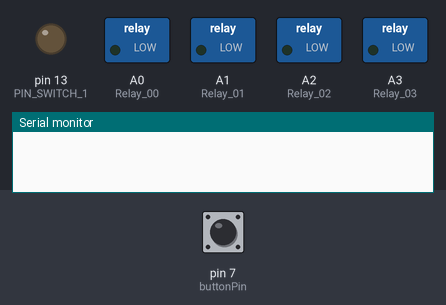
This sketch was run on a simulated Arduino Uno, built with avr-gcc and run on an emulated ATmega328P. Shown: switched loads named in the sketch (green lamp = pin HIGH), output pins drawn as LEDs (lit = HIGH), the last lines printed to the serial monitor. Inputs (shaded band) come from the test bench; at power-on: pin 7 (buttonPin) HIGH. EEPROM starts erased; the RemoteXY app is connected.

Above: at 1.3 s.
1.4 s: pin 7 (buttonPin) pulled LOW for 0.15 s
At 1.47 s:
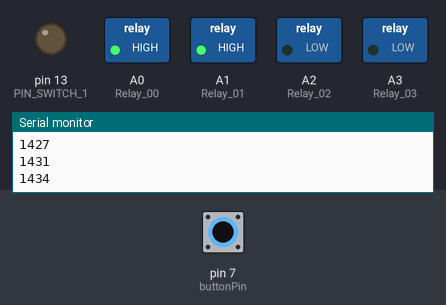
3.0 s: pin 7 (buttonPin) pulled LOW for 3.2 s
At 7.2 s:
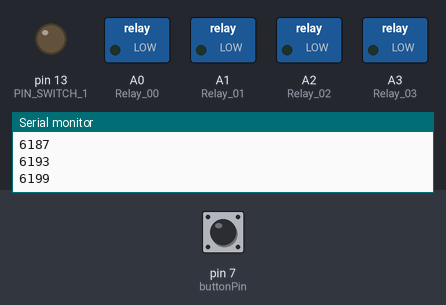
7.7 s: pin 7 (buttonPin) pulled LOW for 1 s
At 8.5 s:
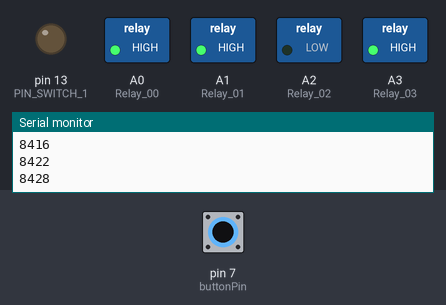
Timing chart, 0 to 10.7 s (numbered marks = the images above; inputs shaded):
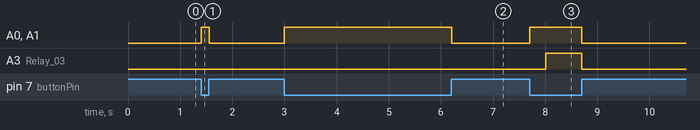

Measured:
- after the input at 1.4 s, A0 (Relay_00), A1 (Relay_01): LOW → HIGH at once, → LOW 0.15 s later
- after the input at 3.0 s, A0 (Relay_00), A1 (Relay_01): LOW → HIGH at once, → LOW 3.2 s later
- after the input at 7.7 s, A0 (Relay_00), A1 (Relay_01): LOW → HIGH at once, → LOW 1.0 s later; A3 (Relay_03): LOW → HIGH after 0.31 s, → LOW 0.70 s later

The sketch:

Burn_Pellet.ino
```cpp
// (licence header left out)
//////////////////////////////////////////////
//        RemoteXY include library          //
//////////////////////////////////////////////

// RemoteXY select connection mode and include library
#define REMOTEXY_MODE__HARDSERIAL

#include <RemoteXY.h>

// RemoteXY connection settings
#define REMOTEXY_SERIAL Serial
#define REMOTEXY_SERIAL_SPEED 9600

// RemoteXY configurate
#pragma pack(push, 1)
uint8_t RemoteXY_CONF[] =
  { 255,54,0,72,0,41,4,10,161,4,
  131,1,3,56,18,5,1,2,31,206,
  145,207,129,207,135,206,185,206,186,206,
  174,0,131,0,26,56,22,5,2,2,
  31,83,101,116,117,112,32,85,115,101,
  114,0,131,0,53,55,16,6,3,2,
  31,83,101,114,118,105,115,0,131,0,
  78,56,16,5,4,2,31,109,97,110,
  117,97,108,0,69,0,90,2,6,6,
  1,1,66,132,5,12,13,10,1,2,
  24,66,132,23,12,13,10,1,2,24,
  66,132,44,12,13,10,1,2,24,66,
  132,64,12,13,10,1,2,24,66,132,
  84,12,13,10,1,2,24,129,0,27,
  3,34,5,1,17,206,152,206,181,207,
  129,206,188,206,191,206,186,207,129,206,
  177,207,131,206,175,206,181,207,130,0,
  129,0,2,32,19,3,1,17,206,157,
  206,181,207,129,206,172,32,206,155,206,
  173,206,178,206,183,207,132,206,177,0,
  129,0,22,32,16,3,1,17,206,154,
  206,177,207,133,207,131,206,177,206,173,
  207,129,206,185,206,177,0,129,0,39,
  32,26,3,1,17,206,152,206,172,206,
  187,206,177,206,188,206,191,207,130,32,
  206,154,206,177,207,141,207,131,206,183,
  207,130,32,0,129,0,67,32,9,3,
  1,17,66,111,105,108,101,114,0,129,
  0,80,32,19,3,1,17,206,167,207,
  142,207,129,206,191,207,130,32,80,101,
  108,108,101,116,0,129,0,4,10,16,
  3,2,17,206,145,206,189,207,132,206,
  175,207,131,207,132,206,177,207,131,206,
  183,32,0,7,14,27,6,13,6,2,
  2,26,2,1,7,14,27,12,13,6,
  2,2,26,2,1,129,0,3,32,19,
  3,2,17,206,157,206,181,207,129,206,
  172,32,206,155,206,173,206,178,206,183,
  207,132,206,177,0,129,0,3,22,20,
  3,2,17,206,154,207,133,206,186,206,
  187,206,191,207,134,206,191,207,129,206,
  183,207,132,206,174,0,129,0,44,7,
  24,3,2,17,206,145,206,173,207,129,
  206,177,207,130,32,206,145,206,189,206,
  172,206,188,206,177,207,132,206,191,207,
  130,0,129,0,45,13,17,3,2,17,
  206,145,206,173,207,129,206,177,207,130,
  32,206,161,206,191,206,174,207,130,46,
  46,46,46,46,46,46,46,46,46,46,
  46,0,129,0,4,43,15,3,2,17,
  66,108,111,119,101,114,32,111,102,102,
  0,129,0,8,1,28,4,2,39,206,
  152,206,181,207,129,206,188,206,191,206,
  186,207,129,206,177,207,131,206,175,206,
  181,207,130,0,129,0,44,1,28,4,
  2,39,206,160,206,191,207,131,207,140,
  207,132,206,183,207,132,206,177,0,129,
  0,45,27,13,4,2,39,206,167,207,
  129,207,140,206,189,206,191,206,185,0,
  129,0,43,36,33,3,2,17,206,154,
  206,191,207,135,206,187,206,175,206,177,
  207,130,32,206,154,206,177,207,133,207,
  131,207,132,32,206,134,206,189,206,177,
  206,188,206,177,32,0,129,0,43,40,
  28,3,2,17,206,154,206,191,207,135,
  206,187,206,175,206,177,207,130,32,206,
  154,206,177,207,133,207,131,207,132,32,
  206,161,206,191,206,174,0,7,14,27,
  20,13,6,2,2,26,2,1,7,14,
  27,27,13,6,2,2,26,2,1,7,
  14,27,33,13,6,2,2,26,2,1,
  7,14,77,6,13,6,2,2,26,2,
  1,7,14,77,12,13,6,2,2,26,
  2,1,7,14,77,33,13,6,2,2,
  26,2,1,7,14,91,33,13,6,2,
  2,26,2,1,7,14,27,41,13,6,
  2,2,26,2,1,2,0,7,13,17,
  6,3,2,26,31,31,79,78,0,79,
  70,70,0,67,4,5,25,12,5,1,
  2,26,11,67,4,23,25,12,5,1,
  2,26,11,67,4,44,25,12,5,1,
  2,26,11,67,4,65,25,12,5,1,
  2,26,11,67,4,84,25,12,5,1,
  2,26,11,65,38,7,48,5,5,1,
  65,38,25,48,5,5,1,65,38,45,
  48,5,5,1,65,38,67,48,5,5,
  1,65,38,86,48,5,5,1,129,0,
  3,43,16,3,1,17,206,145,206,189,
  207,132,206,175,207,131,207,132,206,177,
  207,131,206,183,32,0,129,0,22,43,
  10,3,1,17,66,108,111,119,101,114,
  0,129,0,38,43,22,3,1,17,206,
  154,207,133,206,186,206,187,206,191,207,
  134,206,191,207,129,206,183,207,132,206,
  174,207,130,0,129,0,65,43,12,3,
  1,17,206,154,206,191,207,135,206,187,
  206,175,206,177,207,130,0,129,0,84,
  43,9,3,1,17,66,111,105,108,101,
  114,0,129,0,44,19,31,3,2,17,
  206,145,206,173,207,129,206,177,207,130,
  32,206,154,206,177,206,184,206,177,207,
  129,32,207,131,207,135,206,172,207,129,
  206,177,207,130,0,7,14,77,18,13,
  6,2,2,26,2,1,1,0,94,4,
  10,10,2,2,31,115,97,118,101,0,
  7,14,77,40,13,6,2,2,26,2,
  1,7,14,91,40,13,6,2,2,26,
  2,1 };

// this structure defines all the variables and events of your control interface
struct {

    // input variables
  float edit_1;
  float edit_2;
  float edit_3;
  float edit_4;
  float edit_5;
  float edit_7;
  float edit_8;
  float edit_10;
  float edit_11;
  float edit_6;
  uint8_t switch_1; // =1 if switch ON and =0 if OFF
  float edit_9;
  uint8_t button_1; // =1 if button pressed, else =0
  float edit_12;
  float edit_13;

    // output variables
  int16_t sound_1; // =0 no sound, else ID of sound, =1001 for example, look sound list in app
  int8_t level_1; // =0..100 level position
  int8_t level_2; // =0..100 level position
  int8_t level_3; // =0..100 level position
  int8_t level_4; // =0..100 level position
  int8_t level_5; // =0..100 level position
  char text_1[11];  // string UTF8 end zero
  char text_2[11];  // string UTF8 end zero
  char text_3[11];  // string UTF8 end zero
  char text_4[11];  // string UTF8 end zero
  char text_5[11];  // string UTF8 end zero
  uint8_t led_1_r; // =0..255 LED Red brightness
  uint8_t led_1_g; // =0..255 LED Green brightness
  uint8_t led_2_r; // =0..255 LED Red brightness
  uint8_t led_2_g; // =0..255 LED Green brightness
  uint8_t led_3_r; // =0..255 LED Red brightness
  uint8_t led_3_g; // =0..255 LED Green brightness
  uint8_t led_4_r; // =0..255 LED Red brightness
  uint8_t led_4_g; // =0..255 LED Green brightness
  uint8_t led_5_r; // =0..255 LED Red brightness
  uint8_t led_5_g; // =0..255 LED Green brightness

    // other variable
  uint8_t connect_flag;  // =1 if wire connected, else =0

} RemoteXY;
#pragma pack(pop)

/////////////////////////////////////////////
//           END RemoteXY include          //
/////////////////////////////////////////////
#include <EEPROM.h>
#define PIN_SWITCH_1 13
//ορισμος εξοδων ρελε
int  Relay_00 = A0 ;
int  Relay_01 = A1 ;
int  Relay_02 = A2 ;
int  Relay_03 = A3 ;
bool Relay_00_on = false ;
bool Relay_01_on = false ;
bool Relay_02_on = false ;
bool Relay_03_on = false ;

 const int buttonPin = 7; //θερμοστάτης
 int buttonState = 0;

float therm_1 ;
float therm_2 ;
float therm_3 ;
float therm_4 ;
float therm_5 ;

unsigned long previousMillisCochlea = 0;
const long intervalCochlea = 1000;
int ledStateCochlea = LOW;

unsigned long previousMillisFire = 0;
const long intervalFire = 1000;
int ledStateFire = LOW;

void setup()
{
  RemoteXY_Init ();
  Serial.begin(9600);
  pinMode( buttonPin,INPUT_PULLUP);
  pinMode (PIN_SWITCH_1, OUTPUT);

  pinMode(Relay_00,OUTPUT);
  pinMode(Relay_01,OUTPUT);
  pinMode(Relay_02,OUTPUT);
  pinMode(Relay_03,OUTPUT);

/*
  digitalWrite(Relay_00,HIGH);
  digitalWrite(Relay_01,HIGH);
  digitalWrite(Relay_02,HIGH);
  digitalWrite(Relay_03,HIGH);
*/
      EEPROM.get(10,RemoteXY.edit_1);
  if ( RemoteXY.edit_1 > 0 ) {
     EEPROM.get( 10,RemoteXY.edit_1);
     EEPROM.get( 20,RemoteXY.edit_2);
     EEPROM.get( 30,RemoteXY.edit_3);
     EEPROM.get( 40,RemoteXY.edit_4);
     EEPROM.get( 50,RemoteXY.edit_5);
     EEPROM.get( 60,RemoteXY.edit_6);
     EEPROM.get( 70,RemoteXY.edit_7);
     EEPROM.get( 80,RemoteXY.edit_8);
     EEPROM.get( 90,RemoteXY.edit_9);
     EEPROM.get(100,RemoteXY.edit_10);
     EEPROM.get(110,RemoteXY.edit_11);
     EEPROM.get(120,RemoteXY.edit_12);
     EEPROM.get(130,RemoteXY.edit_13);
  }

  else {
     RemoteXY.edit_1=25; //Αντίσταση
     RemoteXY.edit_2=90;
     RemoteXY.edit_3=40; // κυκλοφοριτης
     RemoteXY.edit_4=75; // νερα λεβητα
     RemoteXY.edit_5=65;
     RemoteXY.edit_6=40; // Blower off
     RemoteXY.edit_7=25; // αέρας αναματος
     RemoteXY.edit_8=35; // αέρας ροής
     RemoteXY.edit_9=40; // αέρας καθαρισμού σχάρας
     RemoteXY.edit_10=5; // κοχλιας καυστήρα αναμα
     RemoteXY.edit_11=8; // κοχλιας καυστήρα αναμα
     RemoteXY.edit_12=2; // κοχλιας καυστήρα ροή
     RemoteXY.edit_13=4; // κοχλιας καυστήρα ροή

     EEPROM.put( 10,RemoteXY.edit_1);
     EEPROM.put( 20,RemoteXY.edit_2);
     EEPROM.put( 30,RemoteXY.edit_3);
     EEPROM.put( 40,RemoteXY.edit_4);
     EEPROM.put( 50,RemoteXY.edit_5);
     EEPROM.put( 60,RemoteXY.edit_6);
     EEPROM.put( 70,RemoteXY.edit_7);
     EEPROM.put( 80,RemoteXY.edit_8);
     EEPROM.put( 90,RemoteXY.edit_9);
     EEPROM.put(100,RemoteXY.edit_10);
     EEPROM.put(110,RemoteXY.edit_11);
     EEPROM.put(120,RemoteXY.edit_12);
     EEPROM.put(130,RemoteXY.edit_13);

  }
}

void loop()
{
  RemoteXY_Handler ();

    digitalWrite(PIN_SWITCH_1, (RemoteXY.switch_1==0)?LOW:HIGH);
   // test ALARM
     if (RemoteXY.switch_1) {
       RemoteXY.sound_1 = 1001;
    }
    else {
       RemoteXY.sound_1 = 0;
    }

   // Αποθήκευση στην EIPROM αν πατηθεί το save
    if (RemoteXY.button_1){
       EEPROM.put( 10,RemoteXY.edit_1);
       EEPROM.put( 20,RemoteXY.edit_2);
       EEPROM.put( 30,RemoteXY.edit_3);
       EEPROM.put( 40,RemoteXY.edit_4);
       EEPROM.put( 50,RemoteXY.edit_5);
       EEPROM.put( 60,RemoteXY.edit_6);
       EEPROM.put( 70,RemoteXY.edit_7);
       EEPROM.put( 80,RemoteXY.edit_8);
       EEPROM.put( 90,RemoteXY.edit_9);
       EEPROM.put(100,RemoteXY.edit_10);
       EEPROM.put(110,RemoteXY.edit_11);
       EEPROM.put(120,RemoteXY.edit_12);
       EEPROM.put(130,RemoteXY.edit_13);
       RemoteXY.sound_1 = 1001;
       delay(300);
    }

//-----------------------------------------------------
     buttonState = digitalRead(buttonPin);
    // Serial.println( buttonState ) ;
     if (buttonState){// εικονικες θερμοκρασίες
        therm_1 = 23 ;//  Νερά Λέβητα
        therm_2 = 25 ;//  Καυσαέρια
        therm_3 = 60 ;//  Θάλαμος καύσης
        therm_4 = 45 ;//  Boiler
        therm_5 = 30 ;//  χώρος Pellet κοχλία

         Close_Fire();
         Close_Blower();
         Close_Cochlea();
     }
     else if(!buttonState){  // Αν ανοίξη ο Θερμοστάτης
        // εικονικες θερμοκρασίες
        therm_1 = 75 ;//
        therm_2 = 80 ;//
        therm_3 = 260;//
        therm_4 = 60 ;//
        therm_5 = 40 ;//

        open_Fire();
        open_Blower();
        open_Cochlea();

     }

     dtostrf(therm_1, 0, 1, RemoteXY.text_1);
     RemoteXY.level_1 = therm_1 ;

     dtostrf(therm_2, 0, 1, RemoteXY.text_2);
     RemoteXY.level_2 = therm_2 ;

     dtostrf(therm_3, 0, 1, RemoteXY.text_3);
     RemoteXY.level_3 = ( map(therm_3, 0, 500, 0, 100) ) ;

     dtostrf(therm_4, 0, 1, RemoteXY.text_4);
     RemoteXY.level_4 = therm_4 ;

     dtostrf(therm_5, 0, 1, RemoteXY.text_5);
     RemoteXY.level_5 = (therm_5) ;

  //-----------------------------------------------------

}

void open_Fire() {
  digitalWrite(Relay_00,HIGH);
  RemoteXY.led_1_r = 0 ;
  RemoteXY.led_1_g = 200 ;
}

void Close_Fire() {
    digitalWrite(Relay_00,LOW);
    RemoteXY.led_1_g = 0 ;
    RemoteXY.led_1_r = 200 ;
}

void open_Blower() {
  digitalWrite(Relay_01,HIGH);
  RemoteXY.led_2_r = 0 ;
  RemoteXY.led_2_g = 200 ;
}

void Close_Blower() {
    digitalWrite(Relay_01,LOW);
    RemoteXY.led_2_g = 0 ;
    RemoteXY.led_2_r = 200 ;
}


void open_Cochlea() {
    // Μαυτο τον τρόπο δεν σταματάει η ροη του προγράμματος
    // ενω με την daley()  σταματάει
    unsigned long currentMillisCochlea = millis();
    Serial.println( currentMillisCochlea ) ;
    int  timer = 0 ;
    if (ledStateCochlea){
       timer = RemoteXY.edit_10 ;  // ο χρονος που ριχνει pellet
    }
    else{
      timer = RemoteXY.edit_11 ;   // ο χρονος αναμονής
    }
  if (currentMillisCochlea - previousMillisCochlea >= (intervalCochlea * timer )  ) {
      previousMillisCochlea = currentMillisCochlea;
    if (ledStateCochlea == LOW) {
      ledStateCochlea = HIGH;
      digitalWrite(Relay_03,HIGH);
      RemoteXY.led_4_g = 200 ;
      RemoteXY.led_4_r = 0 ;
    } else {
      ledStateCochlea = LOW;
      digitalWrite(Relay_03,LOW);
      RemoteXY.led_4_r = 200 ;
      RemoteXY.led_4_g = 0 ;
    }
  }
}

void Close_Cochlea() {
      ledStateCochlea = LOW;
      digitalWrite(Relay_03 ,LOW);
      RemoteXY.led_4_r = 200 ;
      RemoteXY.led_4_g = 0 ;
}
```
